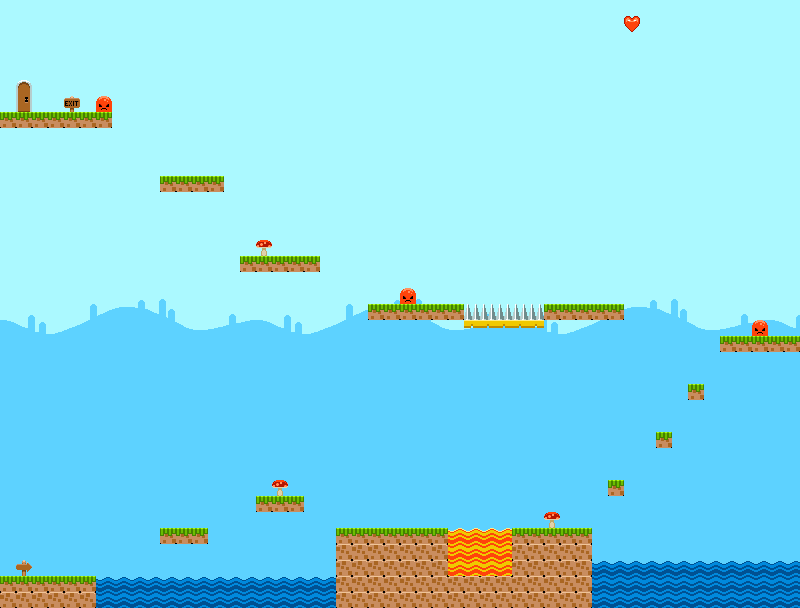

Tiled map render using the project's own tile images. Description and the map definition, with tile-layer contents summarised, below:
An orthogonal 50x38 tile map with 16x16 px tiles, 2 tile layers (capa1, capa2) and 22 objects.

<map version="1.8" tiledversion="1.8.4" orientation="orthogonal" renderorder="right-down" width="50" height="38" tilewidth="16" tileheight="16" infinite="0" nextlayerid="6" nextobjectid="24">
 <editorsettings>
  <export target="prova.json" format="json" />
 </editorsettings>
 <tileset firstgid="1" name="prova" tilewidth="16" tileheight="16" tilecount="6912" columns="64">
  <grid orientation="orthogonal" width="32" height="32" />
  <image source="../images/kenney_16x16.png" width="1024" height="1728" />
 </tileset>
 <layer id="1" name="capa1" width="50" height="38">
  <data>[1900 cells, 1900 non-empty, 129 distinct tile ids]</data>
 </layer>
 <layer id="2" name="capa2" width="50" height="38">
  <data>[1900 cells, 163 non-empty, 21 distinct tile ids]</data>
 </layer>
 <objectgroup color="#ff0000" id="4" name="mort">
  <object id="16" x="94.6667" y="578" width="240.667" height="30" />
  <object id="17" x="592.667" y="562" width="206" height="44.6667" />
  <object id="18" x="450" y="529.333" width="62" height="45.3333" />
  <object id="19" x="465.333" y="305.333" width="77.3333" height="12.6667" />
 </objectgroup>
 <objectgroup color="#ffff00" id="5" name="enemic">
  <object id="21" x="103.333" y="105.333" />
  <object id="22" x="408" y="296" />
  <object id="23" x="760" y="328.667" />
 </objectgroup>
 <objectgroup color="#00ff00" id="3" name="colisions">
  <properties>
   <property name="colisiones" type="bool" value="true" />
  </properties>
  <object id="1" x="-2" y="576.667" width="96" height="30" />
  <object id="2" x="161.333" y="530" width="44.6667" height="12" />
  <object id="3" x="257.333" y="496.667" width="45.3333" height="14" />
  <object id="4" x="336.667" y="530.667" width="110.667" height="74" />
  <object id="5" x="512" y="530" width="78" height="76" />
  <object id="6" x="608.667" y="482" width="14" height="11.3333" />
  <object id="7" x="655.333" y="433.333" width="16" height="13.3333" />
  <object id="8" x="688.667" y="385.333" width="15.3333" height="12" />
  <object id="9" x="721.333" y="337.333" width="78.6667" height="14.6667" />
  <object id="10" x="546" y="304.667" width="78.6667" height="15.3333" />
  <object id="11" x="368" y="304" width="95.3333" height="14.6667" />
  <object id="12" x="240" y="255.333" width="78.6667" height="16.6667" />
  <object id="13" x="158.667" y="176.667" width="66" height="14" />
  <object id="14" x="1.33333" y="112.667" width="108.667" height="9.33333" />
  <object id="15" x="448.667" y="578" width="62" height="29.3333" />
 </objectgroup>
</map>
